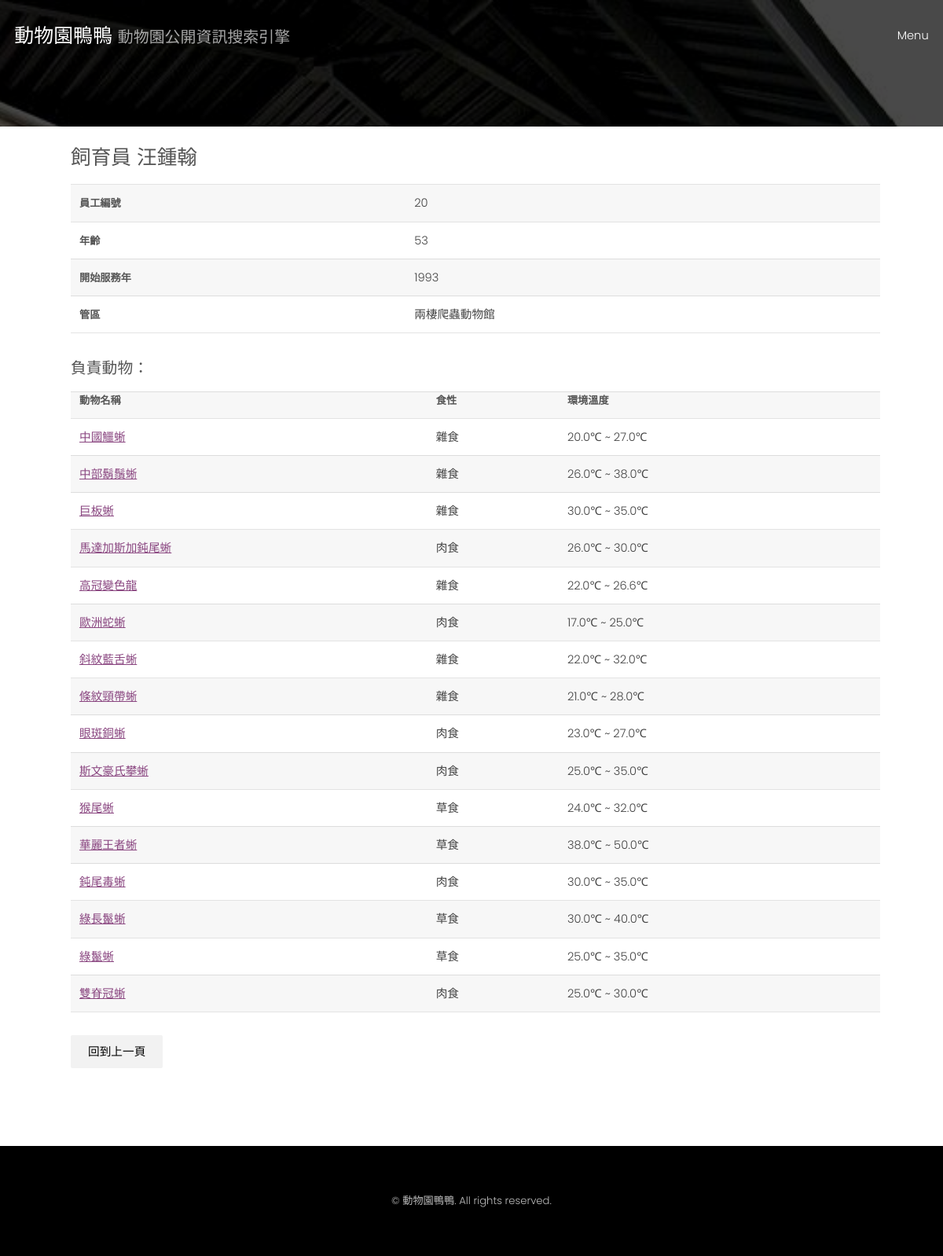
The page /search/zookeeper/20/ on the database its author committed.
### zoo_info/models.py (models this page shows)
class Zookeeper(models.Model):
    keeper_id = models.IntegerField(primary_key = True)
    name = models.CharField(max_length = 30)
    join_time = models.IntegerField()
    area_id = models.ForeignKey(Area, on_delete = models.CASCADE)
    birth = models.IntegerField()

class Area(models.Model):
    area_id = models.CharField(max_length = 30, primary_key = True)#
    position = models.CharField(max_length = 30)#
    nearby = models.CharField(max_length = 30)#
    theme = models.CharField(max_length = 30)#
    close_time = models.CharField(max_length = 30)#
    distance = models.FloatField()
    zoo_id = models.ForeignKey(Zoo, on_delete = models.CASCADE)

class Feed(models.Model):
    animal_id = models.ForeignKey(Animal, on_delete = models.CASCADE)
    keeper_id = models.ForeignKey(Zookeeper, on_delete = models.CASCADE)
    food = models.CharField(max_length = 30)
    temperature_low = models.FloatField()
    temperature_high = models.FloatField()

class Animal(models.Model):
    animal_id = models.IntegerField(primary_key = True)
    scientific_id = models.CharField(max_length = 30)
    animal_name = models.CharField(max_length = 30)
    category = models.CharField(max_length = 30)
    conservation = models.CharField(max_length = 30)
    h_id = models.ForeignKey(Habitat, on_delete = models.CASCADE)
    area_id = models.ForeignKey(Area, on_delete = models.CASCADE)
    image = models.ImageField(blank = True, upload_to = "static/images/zoo_info")

### zoo_info/views.py (the view)
# urls.py: path('search/zookeeper/<int:keeper_id>/', zookeeper_feed_info),
def zookeeper_feed_info(request, keeper_id):
    current_year = 2021
    zookeeper = Zookeeper.objects.get(keeper_id = keeper_id)
    feeds = Feed.objects.filter(keeper_id = zookeeper)
    return render(request, 'zoo_info/search_by/zookeeper_feed_info.html', locals())

### zoo_info/templatetags/subtract.py (called while the page is built)
@register.filter
def subtract(value, arg):
    return value - arg

### templates/zoo_info/search_by/zookeeper_feed_info.html (shortened to what this page needs)
{% extends 'base.html' %}
{% block content %}
{%include 'base_search.html'%}
{% load subtract %}
    <div id = "display_format">
        <H2>飼育員 {{zookeeper.name}}</H2>
        <table>
            <tr>
                <th>員工編號</th>
                <td>{{zookeeper.keeper_id}}</td>
            </tr>
            <tr>
                <th>年齡</th>
                <td>{{current_year|subtract:zookeeper.birth}}</td>
            </tr>
            <tr>
                <th>開始服務年</th>
                <td>{{zookeeper.join_time}}</td>
            </tr>
            <tr>
                <th>管區</th>
                <td>{{zookeeper.area_id.theme}}</td>
            </tr>
        </table>
        <H3>負責動物：</H3>
        <table>
            <tr>
                <th>動物名稱</th>
                <th>食性</th>
                <th>環境溫度</th>
            </tr>
            {% for feed in feeds%}
                <tr>
                    <td><a href = "../../animal/{{feed.animal_id.animal_id}}/">{{feed.animal_id.animal_name}}</a></td>
                    <td>{{feed.food}}</td>
                    <td>{{feed.temperature_low}}&#8451 ~ {{feed.temperature_high}}&#8451</td>
                </tr>
            {%endfor%}
        </table>
        <form>
            <input type ="button" onclick="location.href='../'" value="回到上一頁"></input>
        </form>
    </div>
{% endblock %}

### static/assets/css/main.css (style rules this page uses)
html, body, div, span, applet, object, iframe, h1, h2, h3, h4, h5, h6, p, blockquote, pre, a, abbr, acronym, address, big, cite, code, del, dfn, em, img, ins, kbd, q, s, samp, small, strike, strong, sub, sup, tt, var, b, u, i, center, dl, dt, dd, ol, ul, li, fieldset, form, label, legend, table, caption, tbody, tfoot, thead, tr, th, td, article, aside, canvas, details, embed, figure, figcaption, footer, header, hgroup, menu, nav, output, ruby, section, summary, time, mark, audio, video { margin: 0; padding: 0; border: 0; font-size: 100%; font: inherit; vertical-align: baseline; }
body { line-height: 1; }
table { border-collapse: collapse; border-spacing: 0; }
body { -webkit-text-size-adjust: none; }
*, *:before, *:after { -moz-box-sizing: border-box; -webkit-box-sizing: border-box; box-sizing: border-box; }
body { -ms-overflow-style: scrollbar; }
body { background: #fff; }
body { background-color: #fff; color: #444; }
body, input, select, textarea { font-family: "Poppins", sans-serif; font-weight: 300; font-size: 1rem; line-height: 1.65; }
a { text-decoration: underline; }
h1, h2, h3, h4, h5, h6 { font-weight: 300; line-height: 1.5; margin: 0 0 1rem 0; }
h2 { font-size: 1.75rem; }
h3 { font-size: 1.35rem; }
input, select, textarea { color: #555; }
a { color: #8a4680; }
h1, h2, h3, h4, h5, h6 { color: #555; }
input[type="submit"], input[type="reset"], input[type="button"], button, .button { -moz-appearance: none; -webkit-appearance: none; -ms-appearance: none; appearance: none; -moz-transition: background-color 0.2s ease-in-out, color 0.2s ease-in-out; -webkit-transition: background-color 0.2s ease-in-out, color 0.2s ease-in-out; -ms-transition: background-color 0.2s ease-in-out, color 0.2s ease-in-out; transition: background-color 0.2s ease-in-out, color 0.2s ease-in-out; border-radius: 2px; border: 0; cursor: pointer; display: inline-block; font-weight: 300; height: 2.85rem; line-height: 2.95rem; padding: 0 1.5rem; text-align: center; text-decoration: none; text-transform: uppercase; white-space: nowrap; }
input[type="submit"], input[type="reset"], input[type="button"], button, .button { background-color: #f2f2f2; color: #000 !important; }
form { margin: 0 0 2rem 0; }
table { margin: 0 0 2rem 0; width: 100%; }
table tbody tr { border: solid 1px; border-left: 0; border-right: 0; }
table td { padding: 0.75rem 0.75rem; }
table th { font-size: 0.9rem; font-weight: 700; padding: 0 0.75rem 0.75rem 0.75rem; text-align: left; }
table tbody tr { border-color: rgba(144, 144, 144, 0.25); }
table tbody tr:nth-child(2n + 1) { background-color: rgba(144, 144, 144, 0.075); }
table th { color: #555; }
#display_format { margin-top:0px; margin-left:50px; margin-right:50px; margin-bottom:0px; border-radius: 10px; padding: 20px 30px 70px 40px; }

### rows shown on the page
Zookeeper: name "汪鍾翰", keeper_id "20", birth "53", join_time "1993", area_id.theme "兩棲爬蟲動物館"
Feed: animal_id.animal_name "中國鱷蜥", food "雜食", temperature_low "20.0", temperature_high "27.0"
Feed: animal_id.animal_name "中部鬍鬚蜥", food "雜食", temperature_low "26.0", temperature_high "38.0"
Feed: animal_id.animal_name "巨板蜥", food "雜食", temperature_low "30.0", temperature_high "35.0"
Feed: animal_id.animal_name "馬達加斯加鈍尾蜥", food "肉食", temperature_low "26.0", temperature_high "30.0"
Feed: animal_id.animal_name "高冠變色龍", food "雜食", temperature_low "22.0", temperature_high "26.6"
Feed: animal_id.animal_name "歐洲蛇蜥", food "肉食", temperature_low "17.0", temperature_high "25.0"
Feed: animal_id.animal_name "斜紋藍舌蜥", food "雜食", temperature_low "22.0", temperature_high "32.0"
Feed: animal_id.animal_name "條紋頸帶蜥", food "雜食", temperature_low "21.0", temperature_high "28.0"
Feed: animal_id.animal_name "眼斑銅蜥", food "肉食", temperature_low "23.0", temperature_high "27.0"
Feed: animal_id.animal_name "斯文豪氏攀蜥", food "肉食", temperature_low "25.0", temperature_high "35.0"
Feed: animal_id.animal_name "猴尾蜥", food "草食", temperature_low "24.0", temperature_high "32.0"
Feed: animal_id.animal_name "華麗王者蜥", food "草食", temperature_low "38.0", temperature_high "50.0"
Feed: animal_id.animal_name "鈍尾毒蜥", food "肉食", temperature_low "30.0", temperature_high "35.0"
Feed: animal_id.animal_name "綠長鬣蜥", food "草食", temperature_low "30.0", temperature_high "40.0"
Feed: animal_id.animal_name "綠鬣蜥", food "草食", temperature_low "25.0", temperature_high "35.0"
Feed: animal_id.animal_name "雙脊冠蜥", food "肉食", temperature_low "25.0", temperature_high "30.0"
